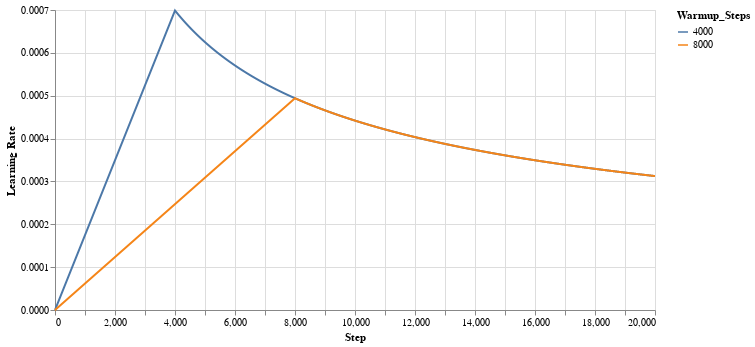

The notebook cell this image was saved under:
### Code cell
# lrate visualize
warmup_steps = [4000, 8000]
lrs = [
        [lrate(i, 512, warmup_step=steps) for i in range(20000)] for steps in warmup_steps
      ]
lr_data = pd.concat([
             pd.DataFrame({
                 "Learning Rate": lrs[i],
                 "Step": list(range(20000)),
                 "Warmup_Steps": str(warmup_steps[i])
             }) for i in range(2)
            ]
        )

alt.data_transformers.disable_max_rows()
alt.Chart(lr_data).mark_line().properties(width=600)\
    .encode(x="Step", y="Learning Rate", color="Warmup_Steps")

### Figure 1 — Vega-Lite specification as saved in the notebook (floating-point values rounded to 4 significant figures; data arrays with more than 128 entries replaced by an {"elided": "..."} marker saying what was removed)
{"config": {"view": {"continuousWidth": 400, "continuousHeight": 300}}, "data": {"name": "data-f6451fc6f3854de34b9d6b38ef4bc460"}, "mark": "line", "encoding": {"color": {"field": "Warmup_Steps", "type": "nominal"}, "x": {"field": "Step", "type": "quantitative"}, "y": {"field": "Learning Rate", "type": "quantitative"}}, "width": 600, "$schema": "https://vega.github.io/schema/vega-lite/v4.17.0.json", "datasets": {"data-f6451fc6f3854de34b9d6b38ef4bc460": {"elided": "40000 records"}}}
